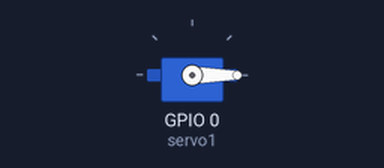
Bench run of a sketch on a simulated ESP8266 (NodeMCU). Parts: servo.

Above: at 0.05 s.
Timing chart, 0 to 3.0 s (numbered marks = the images above):
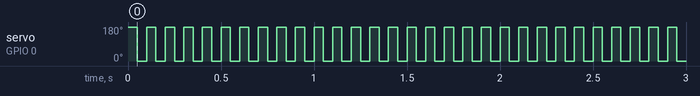

The sketch:

servo.ino
```cpp
#include <ESP8266WiFi.h>
#include <Servo.h>

Servo servo1;
Servo servo2;


void setup() {

    servo1.attach(0);
    servo1.write(0);


}

void loop() {

    servo1.write(180);
  delay(50);

    servo1.write(0);
  delay(50);

}
```

Measured:
- by itself, servo on GPIO 0 (servo1): alternates 180° for 0.05 s and 0° for 0.05 s
